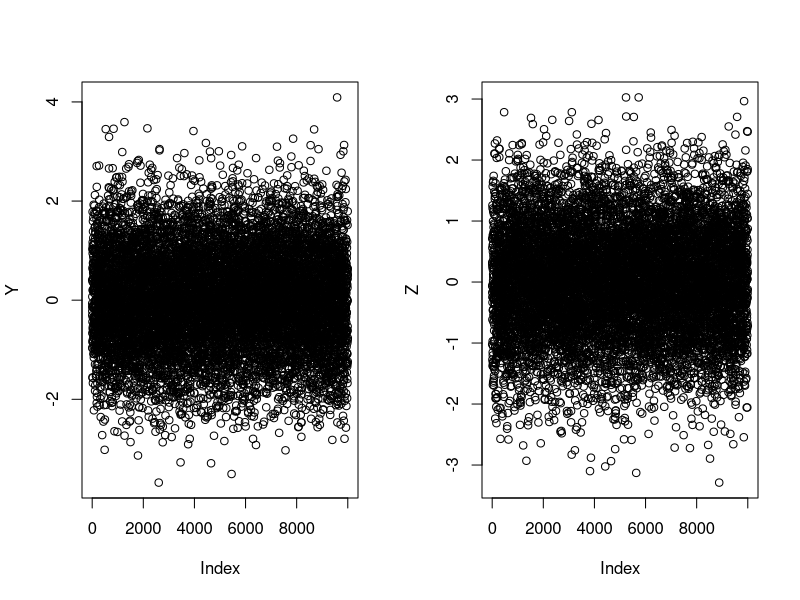

Write the R code that produced this figure. (Note: a time limit stopped this script after it produced the figure.)
#One way of doing correlation(Correct Way)----
X1 = rnorm(10000,0,1) 
X2 = rnorm(10000,0,1) 

Y = X1 
Z = 0.4*X1+sqrt(1-0.4)*X2 

par(mfrow=c(1,2))
plot(Y)
plot(Z)


#Testing another way of doing correlation(It works)-----
Y=Z={}
for(i in 1:10000)
{
  X1 = rnorm(1) 
  X2 = rnorm(1) 
  
  Y[i]=X1
  Z[i] = 0.8*X1+sqrt(1-0.8^2)*X2 
}


#Monte Carlo Method----

set.seed(07630)
nIterations =  100000  #should be high 
nSteps = 1000
mu = 0.02
dt = 1/nSteps
sigma = 0.03
S0 = 100


S_0=100.0
K = 100.0
r = 0.0319
v_0 = 0.010201
T = 1.00

rho = -0.7
kappa = 6.21
theta = 0.019
xi = 0.61

# S = matrix(0, nrow=nSteps+1, ncol=nIterations)
payoff_sum=0
for( j in 1:nIterations) {
  W1=W2={}
  vol_path=v_0
  vmax=0
  spot_path=S_0
  W1=W2=0
  for( i in 1:nSteps){
    
    X1 = rnorm(1,0,1) 
    X2 = rnorm(1,0,1) 
    W1=X1
    W2= rho*X1+sqrt(1-rho^2)*X2
    
    vmax= max(vol_path,0)
    # print(paste("vol_path Before=",vol_path))
    vol_path=vol_path+kappa*T*(theta-vmax)+xi*sqrt(vmax*T)*W1 #W1[i-1]
    # print(paste("Vol=",vol_path))
    # print(paste("vol_path After=",vol_path))
    spot_path=spot_path* exp((r - 0.5*vmax)*T +sqrt(vmax*T)*W2)
    # print(paste("Spot=",spot_path))

  }
  payoff_sum=payoff_sum+max(spot_path-K,0)
  print(j)
}
option_price=(payoff_sum/nIterations)*exp(-r*T)
print(option_price)

# Averages
mean(S[31,])
var(S[31,])
